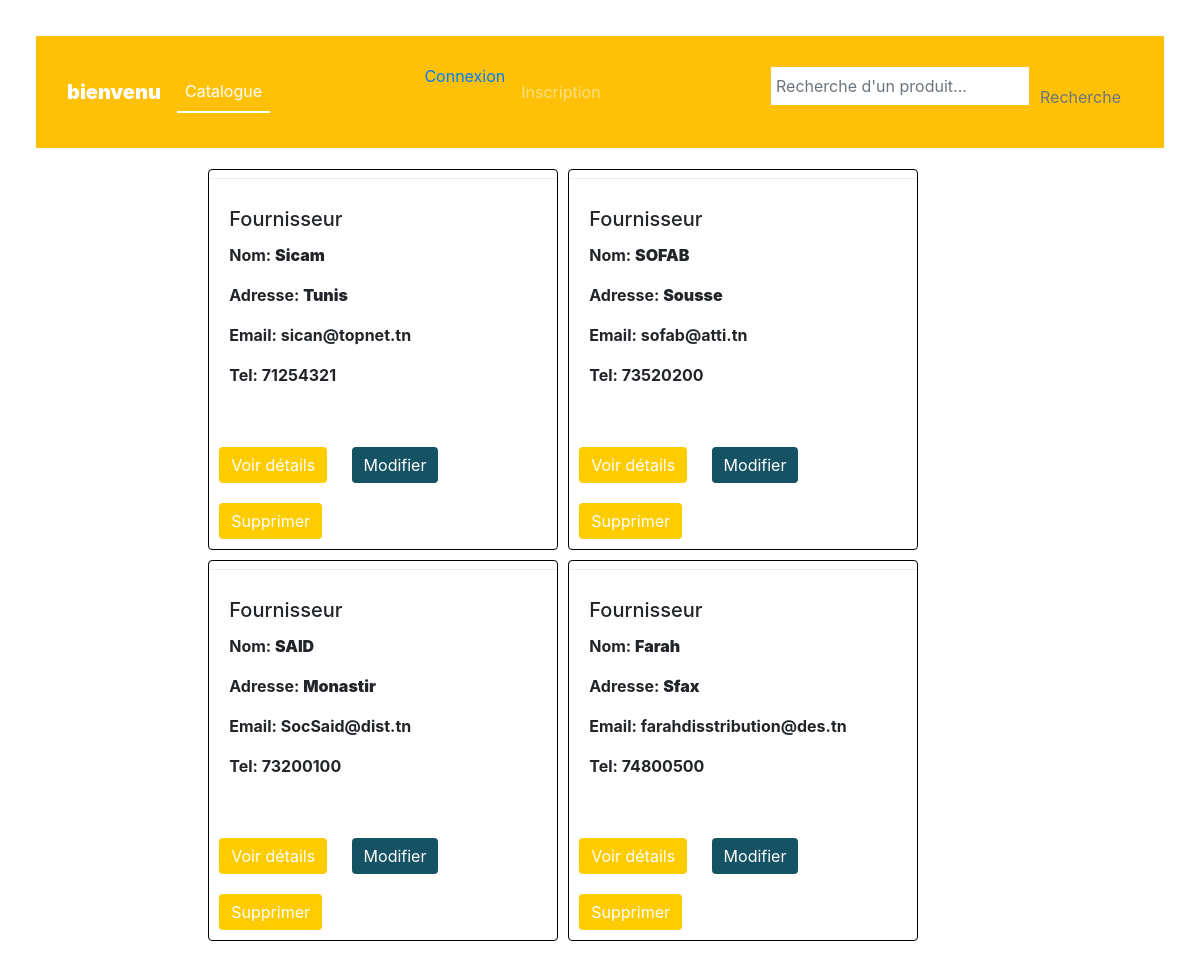
Screenshot of /magasin/fournisseurs/ with the database file from the repository.
### magasin/models.py (models this page shows, shortened)
class Fournisseur(models.Model):
    nom=models.CharField(max_length=100,null=True)
    adresse=models.TextField(null=True)
    email=models.EmailField(null=True)
    telephone=models.CharField(max_length=8,null=True)

### magasin/views.py (the view)
# urls.py: path('fournisseurs/', views.ListFournisseur, name='fournisseurs'),
def ListFournisseur(request):
    fournisseurs = Fournisseur.objects.all()
    context = {'fournisseurs': fournisseurs}
    return render(request, 'magasin/Fournisseurs/mesFournisseurs.html', context)

### magasin/templates/magasin/Fournisseurs/mesFournisseurs.html (shortened to what this page needs)
{% extends 'magasin/base.html' %}
{% block content %}
<div class="container-fluid mt-3">
    <div class="row-9" >
        <div  id='fournisseur' class="col-lg-9 mx-auto" >
            <div class="row mx-auto" >
                {% for fournisseur in fournisseurs %}
                <div class="card" id={{fournisseur.id}} style="width:350px;border:black solid 1px;margin:5px;">
                    <hr class="dropdown-divider">
                    <div class="card-body" style="height: 250px;">
                        <h5 class="card-title">Fournisseur</h5>
                         <p class="card-text">Nom: <b>{{fournisseur.nom}}</b></p>
                        <p class="card-text">Adresse: <b>{{fournisseur.adresse}}</b></p>
                        <p class="card-text">Email: {{fournisseur.email}}</p>
                        <p class="card-text">Tel: {{fournisseur.telephone}}</p>
                    </div>
                    <div style="width: 350px;">
                        <a class="a_1"href="{% url 'detail_Fournisseur' for_id=fournisseur.id %}" class="btn btn-outline-primary">Voir détails</a>
                        <a class="a_2"href="{% url 'edit_Fournisseur' fournisseur.id %}" class="btn btn-outline-success">Modifier</a>
                        <a class="a_1"href="{% url 'delete_Fournisseur' fournisseur.id %}" class="btn btn-outline-danger" >Supprimer</a>
                    </div>
            </div>
                {% endfor %}
            </div>
        </div>
    </div>
</div>
{% endblock %}

### magasin/templates/magasin/Fournisseurs/mesFournisseurs.html (style rules this page uses)
.a_1 { display: inline-block; padding: 6px 12px; margin: 10px; background-color: #ffcc00; color: #fff; text-decoration: none; border-radius: 4px; transition: background-color 0.3s ease; }
.a_2 { display: inline-block; padding: 6px 12px; margin: 10px; background-color: #155263; color: #fff; text-decoration: none; border-radius: 4px; transition: background-color 0.3s ease; }
p { margin-top: 5px; font-size: 16px; font-weight: bold; }

### rows the page displays
Fournisseur: nom "Sicam", adresse "Tunis", email "sican@topnet.tn", telephone "71254321"
Fournisseur: nom "SOFAB", adresse "Sousse", email "sofab@atti.tn", telephone "73520200"
Fournisseur: {{ fournisseur.id }} 3 (drawn), nom "SAID", adresse "Monastir", email "SocSaid@dist.tn", telephone "73200100"
Fournisseur: nom "Farah", adresse "Sfax", email "farahdisstribution@des.tn", telephone "74800500"
